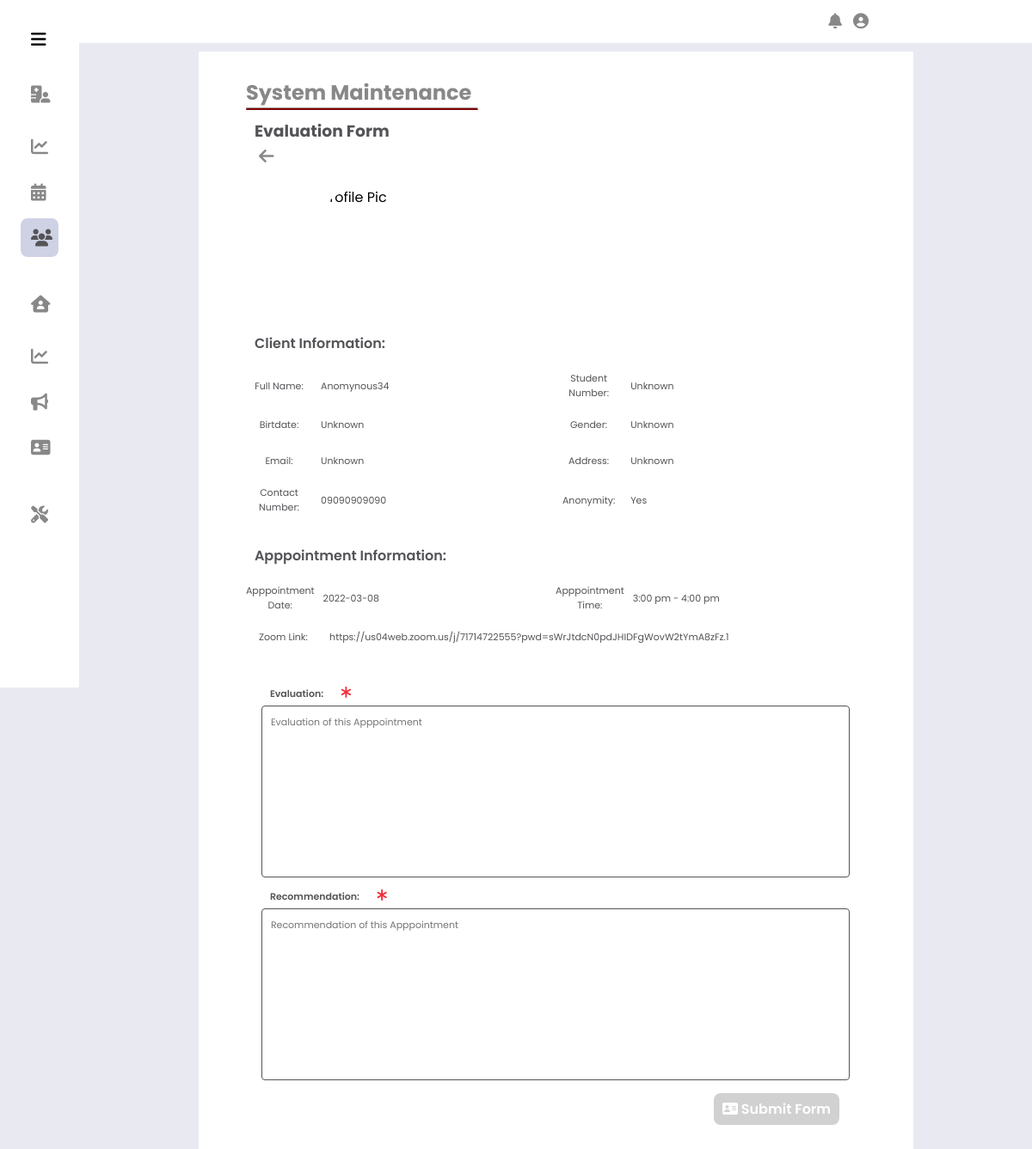
The page /Administrator/Counceling Client Evaulation Form/?a_id=81 (signed in) on the database its author committed.
### tables this page shows
CREATE TABLE IF NOT EXISTS `schedules` (
  `id` int NOT NULL AUTO_INCREMENT,
  `anonymity` varchar(255) NOT NULL,
  `title` varchar(255) NOT NULL,
  `email_add` varchar(255) NOT NULL,
  `client_id` int NOT NULL,
  `app_date` date NOT NULL,
  `start_app` datetime NOT NULL,
  `end_app` datetime NOT NULL,
  `stat` varchar(255) NOT NULL,
  `remarks` int NOT NULL,
  `reason` text,
  `cancel_id` int DEFAULT NULL,
  `cancel_reason` text,
  `CounseZLink` text,
  PRIMARY KEY (`id`),
  KEY `appointSched_clientID` (`client_id`),
  KEY `appointSched_evaluator` (`remarks`)
);

CREATE TABLE IF NOT EXISTS `clientaccountinfo` (
  `ClientAccountID` int NOT NULL AUTO_INCREMENT,
  `ClientFirstName` varchar(255) NOT NULL,
  `ClientMiddleName` varchar(255) DEFAULT NULL,
  `ClientLastName` varchar(255) NOT NULL,
  `ClientSuffix` varchar(50) DEFAULT NULL,
  `ClientStudentNo` varchar(15) NOT NULL,
  `RoleID` int NOT NULL,
  `ClientBDay` date NOT NULL,
  `ClientAddress` text NOT NULL,
  `ClientContactNo` varchar(25) NOT NULL,
  `ClientGuardian` varchar(255) NOT NULL,
  `ClientGuardianNo` varchar(25) NOT NULL,
  `ClientEmailAdd` varchar(255) NOT NULL,
  `ClientPassword` varchar(32) NOT NULL,
  `ClientGenderID` int NOT NULL,
  `code` varchar(255) DEFAULT NULL,
  PRIMARY KEY (`ClientAccountID`),
  KEY `gender_role` (`ClientGenderID`),
  KEY `user_role` (`RoleID`)
);

### Administrator/Counceling Client Evaulation Form/index.php (the view, shortened to what this page needs)
<?php
    include_once('../includes/header.php');
    $a_id = $_GET['a_id'];
    $query = $conn->query("SELECT
    t1.id,
    t1.anonymity,
    t1.email_add,
    t1.stat,
    t1.app_date,
    t1.start_app,
    t1.end_app,
    t1.CounseZLink,
    t2.ClientAccountID as cID,
    t2.ClientStudentNo as studNum,
    t2.ClientFirstName as firstName,
    t2.ClientMiddleName as middleName,
    t2.ClientLastName as lastName,
    t3.Description as gender,
    t2.ClientAddress as client_address,
    t2.ClientBDay as birthdate,
    t2.ClientContactNo as contact_num
     from schedules as t1
     INNER JOIN clientaccountinfo as t2 ON t1.client_id = t2.ClientAccountID
     INNER JOIN genderrole as t3 ON t2.ClientGenderID = t3.GenderID
     WHERE t1.id = '$a_id'");
    $row2 = mysqli_fetch_array($query);
    $anonymity = $row2['anonymity'];
    $cID = $row2['cID'];
    $contactnum = $row2['contact_num'];
    $app_date = $row2['app_date'];
    $start_app = $row2['start_app'];
    $nstart_app = date("g:i a", strtotime($start_app));
    $end_app = $row2['end_app'];
    $nend_app = date("g:i a", strtotime($end_app));
    $CounseZLink = $row2['CounseZLink'];
    if($anonymity != 'Yes'){
        $email_add = $row2['email_add'];
        $studNum = $row2['studNum'];
        $fname = $row2['firstName'].' '.$row2['middleName'].' '.$row2['lastName'];
        $gender = $row2['gender'];
        $address = $row2['client_address'];
        $birthday = $row2['birthdate'];
        $sql_fetchpic = mysqli_query($conn, "SELECT PictureFilename from clientprofilepictureinfo WHERE ClientAccountID = '$cID' AND UsedStatus = TRUE ");
        while($detailpic = mysqli_fetch_assoc($sql_fetchpic))
        {
            $directory = "../../assets/user_profile_pic/client/";
            $prof_pic = $detailpic['PictureFilename'];
        }
        $profile_pic = "<img class='prof_pic' id='prof_pic' src='$directory$studNum/$prof_pic' alt='Profile Pic'>";
    }
    elseif($anonymity == 'Yes'){
        $email_add = 'Unknown';
        $studNum = 'Unknown';
        $fname = "Anomynous$cID";
        $gender = 'Unknown';
        $address = 'Unknown';
        $birthday = 'Unknown';
        $profile_pic = "<img class='prof_pic' id='prof_pic' src='../../assets/user_profile_pic/default_user.jpg' alt='Profile Pic'>";
    }
?>
    <div class="body_container">
        <div class="content">
            <div class="title">
                <h1>System Maintenance</h1>
                <hr>
            </div>
            <div class="subcontent">
                    <form id="evalEntry" method ="POST" action="assets/insert_eval.php">
                    <h3 class="subtitle">Evaluation Form</h3>
                        <a href="../Counceling Client Page/" class="acc_bttn"><i class="fas fa-arrow-left"></i></a>
                        <div class="profile_pic">
                            <div id="prof_pic_div">
                                <?php echo $profile_pic; ?>
                            </div>
                        </div>
                        <h4>Client Information:</h4>
                        <div class="input_group">
                            <div class="input_container">
                                <label for="#" class="label">Full Name: </label>
                                <div class="input " id="input_fst_name">
                                    <input class="input-field" type="text" value="<?= $fname ?>" name="fst_name" id="fst_name" readonly>
                                </div>
                            </div>
                            <div class="input_container">
                                <label for="#" class="label">Student Number: </label>
                                <div class="input " id="input_mid_name">
                                    <input class="input-field" type="text" value="<?= $studNum ?>" name="mid_name" id="mid_name" readonly>
                                </div>
                            </div>
                            <div class="input_container">
                                <label for="#" class="label">Birtdate: </label>
                                <div class="input " id="input_mid_name">
                                    <input class="input-field" type="text" value="<?= $birthday ?>" name="mid_name" id="mid_name" readonly>
                                </div>
                            </div>
                            <div class="input_container">
                                <label for="#" class="label">Gender: </label>
                                <div class="input " id="input_last_name">
                                    <input class="input-field" type="text" value="<?= $gender ?>" name="last_name" id="last_name" readonly>
                                </div>
                            </div>
                            <div class="input_container">
                                <label for="#" class="label">Email: </label>
                                <div class="input " id="input_admin_email">
                                    <input class="input-field" type="text" value="<?= $email_add ?>" name="admin_email" id="admin_email" readonly>
                                </div>
                            </div>
                            <div class="input_container">
                                <label for="#" class="label">Address: </label>
                                <div class="input " id="input_add">
                                    <input class="input-field " type="" value="<?= $address ?>" name="add" id="add" readonly>
                                </div>
                            </div>
                            <div class="input_container">
                                <label for="#" class="label">Contact Number: </label>
                                <div class="input " id="input_admin_contact">
                                    <input class="input-field" type="text" value="<?= $contactnum ?>" name="admin_contact" id="admin_contact" readonly>
                                </div>
                            </div>
                            <div class="input_container">
                                <label for="#" class="label">Anonymity: </label>
                                <div class="input " id="input_admin_contact">
                                    <input class="input-field" type="text" value="<?= $anonymity ?>" name="admin_contact" id="admin_contact" readonly>
                                </div>
                            </div>
                        </div>
                        <h4>Apppointment Information:</h4>
                        <div class="input_group">
                            <div class="input_container">
                                <label for="#" class="label">Apppointment Date: </label>
                                <div class="input " id="input_mid_name">
                                    <input class="input-field" type="text" value="<?= $app_date ?>" name="mid_name" id="mid_name" readonly>
                                </div>
                            </div>
                            <div class="input_container">
                                <label for="#" class="label">Apppointment Time: </label>
                                <div class="input " id="input_mid_name">
                                    <input class="input-field" type="text" value="<?= $nstart_app.' - '.$nend_app ?>" name="mid_name" id="mid_name" readonly>
                                </div>
                            </div>
                            <div class="input_container link">
                                <label for="#" class="label">Zoom Link: </label>
                                <div class="input " id="input_mid_name">
                                    <input class="input-field" type="text" value="<?= $CounseZLink ?>" name="mid_name" id="mid_name" readonly>
                                </div>
                            </div>
                        </div>
                        <div class="input_group">
                            <div class="eval">
                                <label for="#" class="label">Evaluation: </label>
                                <i class="fa-solid fa-asterisk"></i>
                                <div class="input " id="input_fst_name">
                                    <textarea class="input-field evalInput" placeholder="Evaluation of this Apppointment" name="evaluation" id="evaluation"></textarea>
                                </div>
                            </div>
                            <div class="eval">
                                <label for="#" class="label">Recommendation: </label>
                                <i class="fa-solid fa-asterisk"></i>
                                <div class="input " id="input_fst_name">
                                    <textarea class="input-field evalInput" placeholder="Recommendation of this Apppointment" name="recommendation" id="recommendation"></textarea>
                                </div>
                            </div>
                        </div>
                        <div class="action_content">
                            <button class= "bttn" type="submit" name="submit" id="submit">
                            <i class="fa-solid fa-address-card"></i>  Submit Form</button>
                        </div>
                    </form>
            </div>
        </div>
    </div>
</body>
</html>

### Administrator/includes/css/side_nav.css (style rules this page uses)
:root { --nav-width: 92px; --button-color-font-icon: rgb(136, 136, 136); --button-hover-color-font-icon: rgb(84, 83, 87); --button-hover-bg: rgb(207 210 229); --color-content0-bg: white; --body-color: rgb(209, 209, 209); --normal-font-size: 1rem; --small-font-size: .875rem; --z-index: 100; }
* { margin: 0; padding: 0; box-sizing: border-box; font-family: 'Poppins',sans-serif; }
body { margin: 0; position: relative; padding: 0 0 0 5.75rem; transition: .5s; background-color: #e9eaf1; }
h1 { margin: 0; }
.fas { font-size: 1.25rem; margin-right: 3px; }
.prof_pic { width: 80px; height: 80px; border-radius: 50%; margin: 10px 0 10px; }
@media (max-width: 1200px) { .content { width: 75%; } }

### Administrator/includes/css/admin_navbar.css (style rules this page uses)
* { margin: 0; padding: 0; box-sizing: border-box; font-family: 'Poppins',sans-serif; }
:root { --nav-width: 92px; --button-color-font-icon: rgb(136, 136, 136); --button-hover-color-font-icon: rgb(84, 83, 87); --button-hover-bg: rgb(160, 160, 160); --color-content0-bg: white; --maroong-content-bg: #810000; --maroong-content-hover: #630000; --body-color: rgb(209, 209, 209); --dark--color: #45474b; --blue-color: #2a88e6; --normal-font-size: 1rem; --small-font-size: .875rem; --meduim-font-size: 15px; }
body { position: relative; background-color: #e9eaf1; }

### Administrator/includes/css/maintenance.css (style rules this page uses)
:root { --nav-width: 92px; --button-color-font-icon: rgb(136, 136, 136); --button-hover-color-font-icon: rgb(84, 83, 87); --button-hover-bg: rgb(160, 160, 160); --color-content0-bg: white; --maroong-content-bg: #810000; --maroong-content-hover: #630000; --body-color: rgb(209, 209, 209); --normal-font-size: 1rem; --small-font-size: .875rem; --meduim-font-size: 15px; }
* { margin: 0; padding: 0; box-sizing: border-box; font-family: 'Poppins',sans-serif; }
.body_container { display: flex; align-items: center; justify-content: center; padding-top: 50px; padding-bottom: 10px; }
.content { background-color: var(--color-content0-bg); margin-top: 10px; padding: 30px 5% 30px; width: 70%; height: auto; }
.content .title { width: 220px; }
.title h1 { font-size: 1.5rem; color: var(--button-color-font-icon); display: inline-block; }
.title hr { border-bottom: 2px solid var(--maroong-content-bg); }
.content .subcontent { width: 100%; height: auto; padding-bottom: 20px; }
@media (max-width: 1200px) { .content { width: 75%; } }

### Administrator/includes/css/modal_placement.css (style rules this page uses)
:root { --nav-width: 92px; --button-color-font-icon: rgb(136, 136, 136); --button-hover-color-font-icon: rgb(84, 83, 87); --button-hover-bg: rgb(160, 160, 160); --color-content0-bg: white; --maroong-content-bg: #810000; --maroong-content-hover: #630000; --body-color: rgb(209, 209, 209); --normal-font-size: 1rem; --small-font-size: .875rem; --meduim-font-size: 15px; }
* { margin: 0; padding: 0; box-sizing: border-box; font-family: 'Poppins',sans-serif; }

### Administrator/includes/css/modal_upload_placement.css (style rules this page uses)
:root { --nav-width: 92px; --button-color-font-icon: rgb(136, 136, 136); --button-hover-color-font-icon: rgb(84, 83, 87); --button-hover-bg: rgb(160, 160, 160); --color-content0-bg: white; --maroong-content-bg: #810000; --maroong-content-hover: #630000; --body-color: rgb(209, 209, 209); --normal-font-size: 1rem; --small-font-size: .875rem; --meduim-font-size: 15px; }
* { margin: 0; padding: 0; box-sizing: border-box; font-family: 'Poppins',sans-serif; }

### rows shown on the page
schedules: fst_name "Anomynous34", mid_name "Unknown", last_name "Unknown", admin_email "Unknown", add "Unknown", admin_contact "09090909090", admin_contact "Yes", mid_name "2022-03-08", mid_name "3:00 pm - 4:00 pm", mid_name "https://us04web.zoom.us/j/71714722555?pwd=sWrJtdcN0pdJHIDFgWovW2tYmA8zFz.1"
